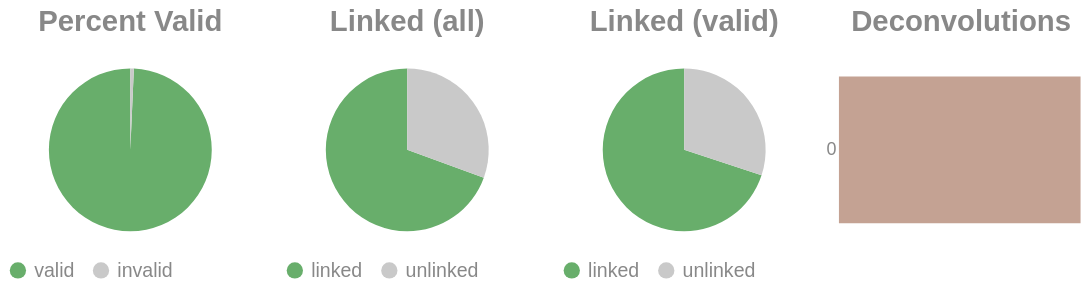

Here is the notebook cell this chart was saved with:
### Code cell
if SKIPLR:
    pass
else:
    clash = Counter()
    for i in valids['molecule'].to_list():
        _mol = i.split("-")
        if len(_mol) == 1:
            clash.update('0')
        else:
            clash.update(_mol[-1])

    _d = {"deconvolutions": [], 'count': []}
    for k,v in clash.items():
        _d['deconvolutions'].append(k)
        _d['count'].append(v)

    tot_valid = valids['reads'].sum()
    mask = valids['reads'] >= 2
    n_linked_reads = valids.filter(mask)['reads'].sum()
    if n_linked_reads == 0:
        print_html("No linked molecules (>=2 reads) were detected; skipping linked-only distributions.")
        SKIPLR = True
    else:
        perc_valid = round(tot_valid / n_reads, 4)
        linked_perc_abs = round(n_linked_reads / n_reads, 4)
        linked_perc = round(n_linked_reads / tot_valid, 4)

    _valid = pl.DataFrame({"valids": ['valid', 'invalid'], "count": [tot_valid, n_reads - tot_valid]})
    _linked_abs = pl.DataFrame({"linked (absolute)": ['linked', 'unlinked'], "count": [n_linked_reads, n_reads - n_linked_reads]})
    _linked_rel = pl.DataFrame({"linked (valids)": ['linked', 'unlinked'], "count": [n_linked_reads, tot_valid - n_linked_reads]})

    (
        alt.hconcat(
            piechart(_valid, goodval = 'valid', title = "Percent Valid"),
            piechart(_linked_abs, goodval = "linked", title =  "Linked (all)"),
            piechart(_linked_rel, goodval = "linked", title =  "Linked (valid)"),
            convolutionbar(pl.DataFrame(_d), title = "Deconvolutions"),
            center = True,
            bounds = 'flush'
        )
        .resolve_scale(color='independent')
        .resolve_legend('independent')
        .properties(usermeta={'embedOptions': {"actions": False}})
    ).display()

### Figure 1 — Vega-Lite specification as saved in the notebook (floating-point values rounded to 4 significant figures)
{"width": "container", "height": 400, "config": {"title": {"anchor": "start", "dy": -15, "fontSize": 18, "color": "#888888", "subtitleColor": "#888888", "subtitleFontSize": 14}, "arc": {"fill": "#0072B2"}, "axis": {"domainColor": "#888888", "domainWidth": 0.5, "gridWidth": 0.2, "grid": false, "titleFontWeight": 400, "titleFontSize": 15, "labelFontSize": 11, "labelColor": "#888888", "tickColor": "#888888", "tickWidth": 0.2, "titleColor": "#888888"}, "axisBand": {"grid": false}, "axisX": {"grid": true, "tickSize": 10, "domainCap": "round"}, "axisY": {"domain": false, "grid": true, "tickSize": 0, "domainCap": "round"}, "background": "transparent", "header": {"labelFontSize": 15, "labelColor": "#888888", "titleFontSize": 15, "titleFontWeight": 600, "titleColor": "#888888"}, "legend": {"labelFont": "sans-serif", "labelFontSize": 12, "labelColor": "#888888", "symbolSize": 100, "symbolType": "circle", "titleFontSize": 12, "titlePadding": 10, "titleColor": "#888888", "title": null}, "range": {"category": ["#E69F00", "#56B4E9", "#009E73", "#F0E442", "#0072B2", "#D55E00", "#CC79A7", "#000000"], "diverging": ["#cfe8f3", "#a2d4ec", "#73bfe2", "#46abdb", "#1696d2", "#12719e"]}, "area": {"fill": "#0072B2", "fillOpacity": 0.7, "line": true, "strokeOpacity": 0.7}, "line": {"color": "#0072B2", "stroke": "#0072B2", "strokeWidth": 2}, "trail": {"color": "#0072B2", "stroke": "#0072B2", "strokeWidth": 0, "size": 1}, "point": {"filled": true, "fillOpacity": 1.0, "size": 95}, "text": {"color": "#888888", "fontSize": 11, "align": "right", "fontWeight": 400, "size": 11}, "bar": {"fill": "#0072B2", "stroke": null}, "view": {"stroke": null, "continuousWidth": 660, "continuousHeight": 400}}, "hconcat": [{"data": {"name": "data-4d9cda7802316fb4f450b3ab616c5bf2"}, "mark": {"type": "arc"}, "encoding": {"color": {"field": "valids", "legend": {"orient": "bottom", "title": null}, "scale": {"domain": ["valid", "invalid"], "range": ["#68ae6b", "#C9C9C9"]}, "title": "Valids", "type": "nominal"}, "theta": {"field": "count", "type": "quantitative"}, "tooltip": [{"field": "valids", "title": "Valids", "type": "ordinal"}, {"field": "percent", "format": ".2%", "title": "Percent", "type": "quantitative"}, {"field": "count", "title": "Count", "type": "quantitative"}]}, "height": 100, "title": {"text": "Percent Valid", "align": "center", "anchor": "middle"}, "transform": [{"calculate": "datum.count / 8943804", "as": "percent"}], "width": 150}, {"data": {"name": "data-0f0d57d78d7f7df656fc7d89d098a254"}, "mark": {"type": "arc"}, "encoding": {"color": {"field": "linked (absolute)", "legend": {"orient": "bottom", "title": null}, "scale": {"domain": ["linked", "unlinked"], "range": ["#68ae6b", "#C9C9C9"]}, "title": "Linked (Absolute)", "type": "nominal"}, "theta": {"field": "count", "type": "quantitative"}, "tooltip": [{"field": "linked (absolute)", "title": "Linked (Absolute)", "type": "ordinal"}, {"field": "percent", "format": ".2%", "title": "Percent", "type": "quantitative"}, {"field": "count", "title": "Count", "type": "quantitative"}]}, "height": 100, "title": {"text": "Linked (all)", "align": "center", "anchor": "middle"}, "transform": [{"calculate": "datum.count / 8943804", "as": "percent"}], "width": 150}, {"data": {"name": "data-f65bf4887d3731bb6cf2e0cf1b5c12b9"}, "mark": {"type": "arc"}, "encoding": {"color": {"field": "linked (valids)", "legend": {"orient": "bottom", "title": null}, "scale": {"domain": ["linked", "unlinked"], "range": ["#68ae6b", "#C9C9C9"]}, "title": "Linked (Valids)", "type": "nominal"}, "theta": {"field": "count", "type": "quantitative"}, "tooltip": [{"field": "linked (valids)", "title": "Linked (Valids)", "type": "ordinal"}, {"field": "percent", "format": ".2%", "title": "Percent", "type": "quantitative"}, {"field": "count", "title": "Count", "type": "quantitative"}]}, "height": 100, "title": {"text": "Linked (valid)", "align": "center", "anchor": "middle"}, "transform": [{"calculate": "datum.count / 8881642", "as": "percent"}], "width": 150}, {"data": {"name": "data-10f2361a246e7283ee8c0f3b4ae5dd8e"}, "mark": {"type": "bar"}, "encoding": {"color": {"field": "deconvolutions", "legend": null, "scale": {"scheme": "lightgreyred"}, "type": "nominal"}, "tooltip": [{"field": "deconvolutions", "title": "Deconvolutions", "type": "ordinal"}, {"field": "percent", "format": ".2%", "title": "Percent", "type": "quantitative"}, {"field": "count", "title": "Count", "type": "quantitative"}], "x": {"axis": null, "field": "count", "type": "quantitative"}, "y": {"field": "deconvolutions", "sort": "ascending", "title": null, "type": "nominal"}}, "height": 100, "title": {"text": "Deconvolutions", "align": "center", "anchor": "middle"}, "transform": [{"calculate": "datum.count / 4449783", "as": "percent"}], "width": 150}], "bounds": "flush", "center": true, "resolve": {"legend": {"angle": "independent"}, "scale": {"color": "independent"}}, "usermeta": {"embedOptions": {"actions": false}}, "$schema": "https://vega.github.io/schema/vega-lite/v6.1.0.json", "datasets": {"data-4d9cda7802316fb4f450b3ab616c5bf2": [{"valids": "valid", "count": 8881642}, {"valids": "invalid", "count": 62162}], "data-0f0d57d78d7f7df656fc7d89d098a254": [{"linked (absolute)": "linked", "count": 6212553}, {"linked (absolute)": "unlinked", "count": 2731251}], "data-f65bf4887d3731bb6cf2e0cf1b5c12b9": [{"linked (valids)": "linked", "count": 6212553}, {"linked (valids)": "unlinked", "count": 2669089}], "data-10f2361a246e7283ee8c0f3b4ae5dd8e": [{"deconvolutions": "0", "count": 4449783}]}}
